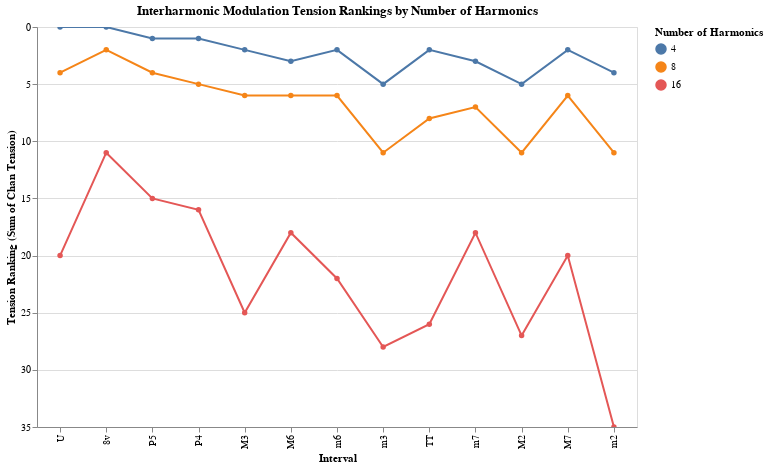

Notebook code for this chart:
### Markdown cell above
#### Plan to plot interharmonic plot. Order X as empirical ranking, and y axis results of sum and ordering per parameter.

### Code cell
def plot_interharmonic_plots_only_chan(number_of_harmonics_ranges,apply_weights_to_harmonics=True,limit_delta_frequency=True,include_lower_bound=False,empirical_ranking=[],interval_labels=['U', 'm2', 'M2', 'm3', 'M3', 'P4', 'TT', 'P5', 'm6', 'M6', 'm7', 'M7', '8v']):

    ## Biggest df of all results
    big_dataframe_for_ordering = pd.DataFrame()
    
    for number_of_harmonics in number_of_harmonics_ranges:
        tension_list, values_of_r_ranges = pipeline_chan_two_ranges_sum(number_of_harmonics,no_weights,limit_delta_frequency,include_lower_bound)
        # Create a DataFrame to hold the results
        # columns will be x:interval, y:tension_ranking, color:number_of_harmonics
        dataframe_for_ordering = pd.DataFrame(
            {'interval': interval_labels,
            'tension_ranking': [sum(tension) for tension in tension_list],
            'number_of_harmonics': [number_of_harmonics]*len(tension_list)
            }
        )
        big_dataframe_for_ordering = pd.concat([big_dataframe_for_ordering, dataframe_for_ordering], ignore_index=True)
    
    # Create the Altair plot
    chart = alt.Chart(big_dataframe_for_ordering).mark_line(point=True).encode(
        x=alt.X('interval:N', title='Interval', sort=empirical_ranking),
        y=alt.Y('tension_ranking:Q', title='Tension Ranking (Sum of Chan Tension)', scale=alt.Scale(reverse=True)),
        color=alt.Color('number_of_harmonics:N', title='Number of Harmonics', ),
        tooltip=['interval', 'tension_ranking', 'number_of_harmonics']
    ).properties(
        title='Interharmonic Modulation Tension Rankings by Number of Harmonics',
        width=600,
        height=400
    ).interactive()
    return chart


# define empirical ranking from reference 
empirical_ranking = ['U','8v','P5','P4','M3','M6','m6','m3','TT','m7','M2','M7','m2']


plot_interharmonic_plots_only_chan(number_of_harmonics_ranges=[4,8,16],apply_weights_to_harmonics=True,limit_delta_frequency=True,include_lower_bound=False,empirical_ranking=empirical_ranking)

### Figure 1 — Vega-Lite specification as saved in the notebook (floating-point values rounded to 4 significant figures)
{"config": {"view": {"continuousWidth": 300, "continuousHeight": 300}}, "data": {"name": "data-5af76a534497da2578ea1e1d5dce20ce"}, "mark": {"type": "line", "point": true}, "encoding": {"color": {"field": "number_of_harmonics", "title": "Number of Harmonics", "type": "nominal"}, "tooltip": [{"field": "interval", "type": "nominal"}, {"field": "tension_ranking", "type": "quantitative"}, {"field": "number_of_harmonics", "type": "quantitative"}], "x": {"field": "interval", "sort": ["U", "8v", "P5", "P4", "M3", "M6", "m6", "m3", "TT", "m7", "M2", "M7", "m2"], "title": "Interval", "type": "nominal"}, "y": {"field": "tension_ranking", "scale": {"reverse": true}, "title": "Tension Ranking (Sum of Chan Tension)", "type": "quantitative"}}, "height": 400, "params": [{"name": "param_9", "select": {"type": "interval", "encodings": ["x", "y"]}, "bind": "scales"}], "title": "Interharmonic Modulation Tension Rankings by Number of Harmonics", "width": 600, "$schema": "https://vega.github.io/schema/vega-lite/v5.20.1.json", "datasets": {"data-5af76a534497da2578ea1e1d5dce20ce": [{"interval": "U", "tension_ranking": 0, "number_of_harmonics": 4}, {"interval": "m2", "tension_ranking": 4, "number_of_harmonics": 4}, {"interval": "M2", "tension_ranking": 5, "number_of_harmonics": 4}, {"interval": "m3", "tension_ranking": 5, "number_of_harmonics": 4}, {"interval": "M3", "tension_ranking": 2, "number_of_harmonics": 4}, {"interval": "P4", "tension_ranking": 1, "number_of_harmonics": 4}, {"interval": "TT", "tension_ranking": 2, "number_of_harmonics": 4}, {"interval": "P5", "tension_ranking": 1, "number_of_harmonics": 4}, {"interval": "m6", "tension_ranking": 2, "number_of_harmonics": 4}, {"interval": "M6", "tension_ranking": 3, "number_of_harmonics": 4}, {"interval": "m7", "tension_ranking": 3, "number_of_harmonics": 4}, {"interval": "M7", "tension_ranking": 2, "number_of_harmonics": 4}, {"interval": "8v", "tension_ranking": 0, "number_of_harmonics": 4}, {"interval": "U", "tension_ranking": 4, "number_of_harmonics": 8}, {"interval": "m2", "tension_ranking": 11, "number_of_harmonics": 8}, {"interval": "M2", "tension_ranking": 11, "number_of_harmonics": 8}, {"interval": "m3", "tension_ranking": 11, "number_of_harmonics": 8}, {"interval": "M3", "tension_ranking": 6, "number_of_harmonics": 8}, {"interval": "P4", "tension_ranking": 5, "number_of_harmonics": 8}, {"interval": "TT", "tension_ranking": 8, "number_of_harmonics": 8}, {"interval": "P5", "tension_ranking": 4, "number_of_harmonics": 8}, {"interval": "m6", "tension_ranking": 6, "number_of_harmonics": 8}, {"interval": "M6", "tension_ranking": 6, "number_of_harmonics": 8}, {"interval": "m7", "tension_ranking": 7, "number_of_harmonics": 8}, {"interval": "M7", "tension_ranking": 6, "number_of_harmonics": 8}, {"interval": "8v", "tension_ranking": 2, "number_of_harmonics": 8}, {"interval": "U", "tension_ranking": 20, "number_of_harmonics": 16}, {"interval": "m2", "tension_ranking": 35, "number_of_harmonics": 16}, {"interval": "M2", "tension_ranking": 27, "number_of_harmonics": 16}, {"interval": "m3", "tension_ranking": 28, "number_of_harmonics": 16}, {"interval": "M3", "tension_ranking": 25, "number_of_harmonics": 16}, {"interval": "P4", "tension_ranking": 16, "number_of_harmonics": 16}, {"interval": "TT", "tension_ranking": 26, "number_of_harmonics": 16}, {"interval": "P5", "tension_ranking": 15, "number_of_harmonics": 16}, {"interval": "m6", "tension_ranking": 22, "number_of_harmonics": 16}, {"interval": "M6", "tension_ranking": 18, "number_of_harmonics": 16}, {"interval": "m7", "tension_ranking": 18, "number_of_harmonics": 16}, {"interval": "M7", "tension_ranking": 20, "number_of_harmonics": 16}, {"interval": "8v", "tension_ranking": 11, "number_of_harmonics": 16}]}}
